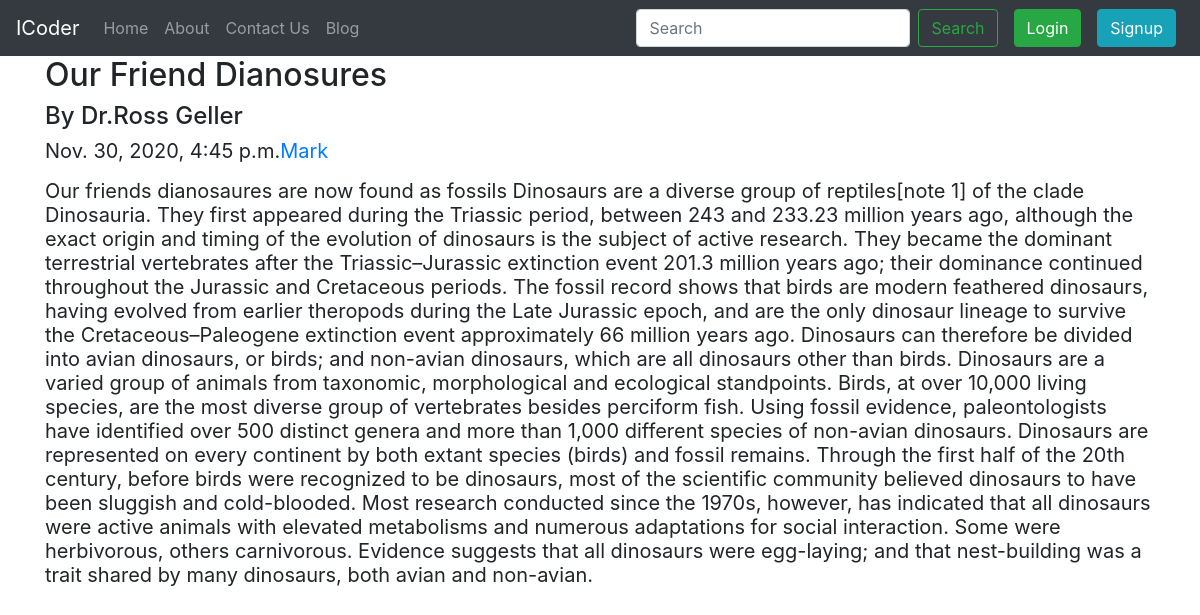
Page /blog/dinaosures on the committed database.
### blog/models.py (models this page shows, shortened)
class Post(models.Model):
    sno = models.AutoField(primary_key=True)
    title = models.CharField(max_length=150)
    author = models.CharField(max_length=70)
    content = models.TextField(max_length=5000)
    slug = models.CharField(max_length=250)
    time_stamp = models.DateTimeField(blank=True)
    image = models.ImageField(upload_to='static/images/')

### blog/views.py (the view)
# urls.py: path('<str:slug>',views.blogPost, name='blogPost')
def blogPost(request,slug):
    post  = Post.objects.filter(slug=slug).first() #can also write [0] instead of .firts()
    context = {'post':post}
    return render(request,'blog/blogpost.html',context)

### templates/blog/blogpost.html (shortened to what this page needs)
{% extends 'base.html' %}
{% block body %} <h1>
<div class="blog-post container">
        <h2 class="blog-post-title">{{post.title}}</h2>
        <h4>By {{post.author}}</h4>
        <p style="font-size:20px;font-weight:400;" class="blog-post-meta">{{post.time_stamp}}<a href="#">Mark</a></p>
        <p style="font-size:20px;font-weight:400;">{{post.content}}</p>
      </div>
  {% endblock body %}

### rows in the picture
Post: title "Our Friend Dianosures", author "Dr.Ross Geller", time_stamp "Nov. 30, 2020, 4:45 p.m.", content "Our friends dianosaures are now found as fossils Dinosaurs are a diverse group of reptiles[note 1] of the clade Dinosauria. They first appeared during the Triassic period, between 243 and 233.23 million years ago, although the exact origin and timing of the evolution of dinosaurs is the subject of active research. They became the dominant terrestrial vertebrates after the Triassic–Jurassic extinction event 201.3 million years ago; their dominance continued throughout the Jurassic and Cretaceous periods. The fossil record shows that birds are modern feathered dinosaurs, having evolved from earlier theropods during the Late Jurassic epoch, and are the only dinosaur lineage to survive the…"
